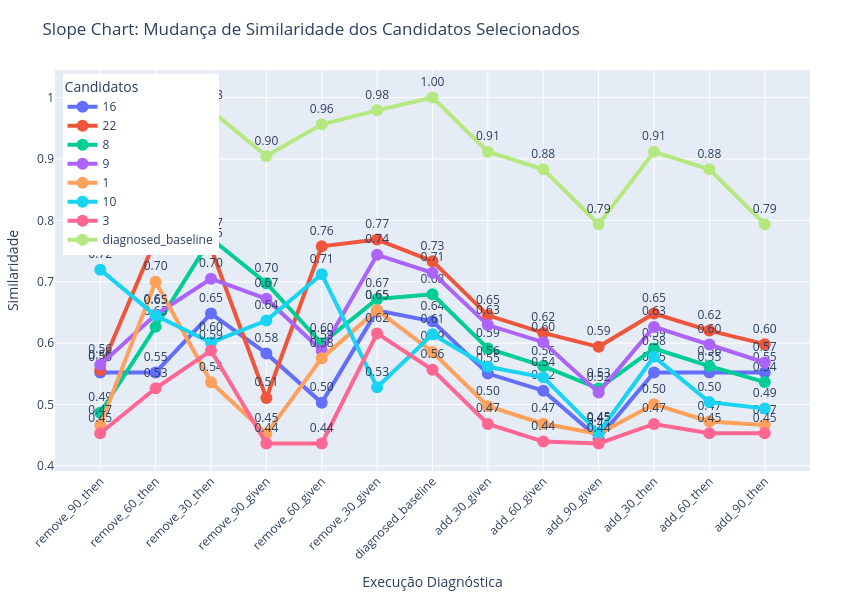

The cell this chart's notebook holds for it:
### Code cell
import pandas as pd
import plotly.graph_objects as go

# Carregar e preparar os dados
df = pd.read_csv('temp.csv')
keep_candidates = ["16", "22", "8", "9", "1", "10", "3","diagnosed_baseline"]
diagnosis_order = [
    "remove_90_then", "remove_60_then", "remove_30_then", 
    "remove_90_given", "remove_60_given", "remove_30_given", 
    "diagnosed_baseline", 
    "add_30_given", "add_60_given", "add_90_given", 
    "add_30_then", "add_60_then", "add_90_then"
]

df = df[df["candidate_name"].astype(str).isin(keep_candidates)]
df_pivot = df.pivot(index="candidate_name", columns="diagnosed_name", values="similarity_result")
df_pivot = df_pivot[[col for col in diagnosis_order if col in df_pivot.columns]]
df_pivot = df_pivot.loc[keep_candidates]  # Mantém a ordem dos candidatos

# Gerar o Slope Chart com melhor proporção e destaque visual
fig = go.Figure()
for cand in df_pivot.index:
    fig.add_trace(go.Scatter(
        x=df_pivot.columns,
        y=df_pivot.loc[cand],
        mode='lines+markers+text',
        text=[f'{y:.2f}' for y in df_pivot.loc[cand]],  # Mostra o valor em cada ponto
        textposition="top center",
        name=str(cand),
        line=dict(width=4),
        marker=dict(size=12)
    ))
fig.update_layout(
    title='Slope Chart: Mudança de Similaridade dos Candidatos Selecionados',
    xaxis_title='Execução Diagnóstica',
    yaxis_title='Similaridade',
    xaxis=dict(tickangle=-45),
    width=850,   # largura reduzida
    height=600,  # altura aumentada
    legend=dict(
        title="Candidatos",
        yanchor="top",
        y=0.99,
        xanchor="left",
        x=0.01
    ),
    margin=dict(l=40, r=40, t=70, b=90)
)
fig.show()

### Figure 1 — Plotly figure (JSON) as saved in the notebook; plotly's stock layout.template omitted (floating-point values rounded to 4 significant figures)
{"data": [{"line": {"width": 4}, "marker": {"size": 12}, "mode": "lines+markers+text", "name": "16", "text": ["0.55", "0.55", "0.65", "0.58", "0.50", "0.65", "0.64", "0.55", "0.52", "0.44", "0.55", "0.55", "0.55"], "textposition": "top center", "type": "scatter", "x": ["remove_90_then", "remove_60_then", "remove_30_then", "remove_90_given", "remove_60_given", "remove_30_given", "diagnosed_baseline", "add_30_given", "add_60_given", "add_90_given", "add_30_then", "add_60_then", "add_90_then"], "y": [0.5524, 0.5524, 0.6482, 0.5833, 0.5028, 0.653, 0.6357, 0.5504, 0.5226, 0.4449, 0.5524, 0.5524, 0.5524]}, {"line": {"width": 4}, "marker": {"size": 12}, "mode": "lines+markers+text", "name": "22", "text": ["0.56", "0.77", "0.75", "0.51", "0.76", "0.77", "0.73", "0.65", "0.62", "0.59", "0.65", "0.62", "0.60"], "textposition": "top center", "type": "scatter", "x": ["remove_90_then", "remove_60_then", "remove_30_then", "remove_90_given", "remove_60_given", "remove_30_given", "diagnosed_baseline", "add_30_given", "add_60_given", "add_90_given", "add_30_then", "add_60_then", "add_90_then"], "y": [0.5562, 0.7688, 0.7546, 0.5107, 0.7577, 0.7687, 0.7336, 0.6453, 0.6167, 0.594, 0.6483, 0.6204, 0.5983]}, {"line": {"width": 4}, "marker": {"size": 12}, "mode": "lines+markers+text", "name": "8", "text": ["0.49", "0.63", "0.77", "0.70", "0.60", "0.67", "0.68", "0.59", "0.56", "0.53", "0.59", "0.56", "0.54"], "textposition": "top center", "type": "scatter", "x": ["remove_90_then", "remove_60_then", "remove_30_then", "remove_90_given", "remove_60_given", "remove_30_given", "diagnosed_baseline", "add_30_given", "add_60_given", "add_90_given", "add_30_then", "add_60_then", "add_90_then"], "y": [0.4867, 0.6265, 0.7705, 0.6976, 0.5993, 0.672, 0.6795, 0.5913, 0.5626, 0.5262, 0.5913, 0.5626, 0.5366]}, {"line": {"width": 4}, "marker": {"size": 12}, "mode": "lines+markers+text", "name": "9", "text": ["0.56", "0.65", "0.70", "0.67", "0.59", "0.74", "0.71", "0.63", "0.60", "0.52", "0.63", "0.60", "0.57"], "textposition": "top center", "type": "scatter", "x": ["remove_90_then", "remove_60_then", "remove_30_then", "remove_90_given", "remove_60_given", "remove_30_given", "diagnosed_baseline", "add_30_given", "add_60_given", "add_90_given", "add_30_then", "add_60_then", "add_90_then"], "y": [0.5647, 0.6462, 0.705, 0.6722, 0.5876, 0.7439, 0.7147, 0.6294, 0.6016, 0.5194, 0.6264, 0.5978, 0.5685]}, {"line": {"width": 4}, "marker": {"size": 12}, "mode": "lines+markers+text", "name": "1", "text": ["0.47", "0.70", "0.54", "0.45", "0.58", "0.65", "0.59", "0.50", "0.47", "0.45", "0.50", "0.47", "0.47"], "textposition": "top center", "type": "scatter", "x": ["remove_90_then", "remove_60_then", "remove_30_then", "remove_90_given", "remove_60_given", "remove_30_given", "diagnosed_baseline", "add_30_given", "add_60_given", "add_90_given", "add_30_then", "add_60_then", "add_90_then"], "y": [0.4667, 0.7, 0.5364, 0.4524, 0.5755, 0.6537, 0.5857, 0.4975, 0.4688, 0.4524, 0.5004, 0.4726, 0.4667]}, {"line": {"width": 4}, "marker": {"size": 12}, "mode": "lines+markers+text", "name": "10", "text": ["0.72", "0.65", "0.60", "0.64", "0.71", "0.53", "0.61", "0.56", "0.54", "0.45", "0.58", "0.50", "0.49"], "textposition": "top center", "type": "scatter", "x": ["remove_90_then", "remove_60_then", "remove_30_then", "remove_90_given", "remove_60_given", "remove_30_given", "diagnosed_baseline", "add_30_given", "add_60_given", "add_90_given", "add_30_then", "add_60_then", "add_90_then"], "y": [0.7197, 0.6451, 0.6011, 0.6368, 0.7123, 0.5281, 0.6145, 0.5616, 0.5444, 0.4542, 0.578, 0.504, 0.4936]}, {"line": {"width": 4}, "marker": {"size": 12}, "mode": "lines+markers+text", "name": "3", "text": ["0.45", "0.53", "0.59", "0.44", "0.44", "0.62", "0.56", "0.47", "0.44", "0.44", "0.47", "0.45", "0.45"], "textposition": "top center", "type": "scatter", "x": ["remove_90_then", "remove_60_then", "remove_30_then", "remove_90_given", "remove_60_given", "remove_30_given", "diagnosed_baseline", "add_30_given", "add_60_given", "add_90_given", "add_30_then", "add_60_then", "add_90_then"], "y": [0.4533, 0.5265, 0.5881, 0.4367, 0.4367, 0.6158, 0.5567, 0.4684, 0.4398, 0.4367, 0.4684, 0.4533, 0.4533]}, {"line": {"width": 4}, "marker": {"size": 12}, "mode": "lines+markers+text", "name": "diagnosed_baseline", "text": ["0.90", "0.96", "0.98", "0.90", "0.96", "0.98", "1.00", "0.91", "0.88", "0.79", "0.91", "0.88", "0.79"], "textposition": "top center", "type": "scatter", "x": ["remove_90_then", "remove_60_then", "remove_30_then", "remove_90_given", "remove_60_given", "remove_30_given", "diagnosed_baseline", "add_30_given", "add_60_given", "add_90_given", "add_30_then", "add_60_then", "add_90_then"], "y": [0.9048, 0.9565, 0.9792, 0.9048, 0.9565, 0.9792, 1.0, 0.9118, 0.8831, 0.7938, 0.9118, 0.8831, 0.7938]}], "layout": {"height": 600, "legend": {"title": {"text": "Candidatos"}, "x": 0.01, "xanchor": "left", "y": 0.99, "yanchor": "top"}, "margin": {"b": 90, "l": 40, "r": 40, "t": 70}, "title": {"text": "Slope Chart: Mudança de Similaridade dos Candidatos Selecionados"}, "width": 850, "xaxis": {"tickangle": -45, "title": {"text": "Execução Diagnóstica"}}, "yaxis": {"title": {"text": "Similaridade"}}}}
